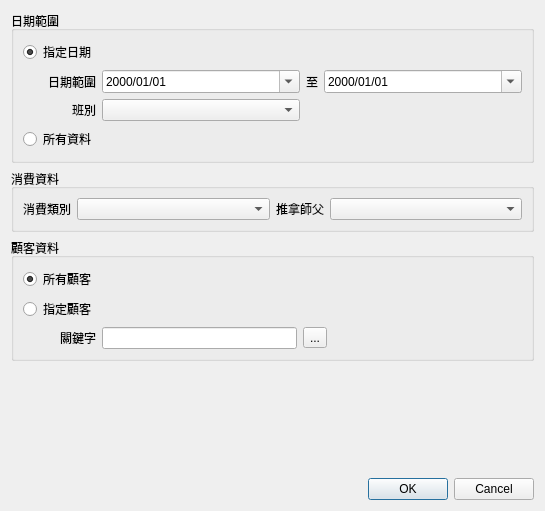
<?xml version="1.0" encoding="UTF-8"?>
<ui version="4.0">
 <class>Dialog_massage_case_list</class>
 <widget class="QDialog" name="Dialog_massage_case_list">
  <property name="windowModality">
   <enum>Qt::NonModal</enum>
  </property>
  <property name="geometry">
   <rect>
    <x>0</x>
    <y>0</y>
    <width>545</width>
    <height>511</height>
   </rect>
  </property>
  <property name="sizePolicy">
   <sizepolicy hsizetype="Preferred" vsizetype="Preferred">
    <horstretch>0</horstretch>
    <verstretch>0</verstretch>
   </sizepolicy>
  </property>
  <property name="windowTitle">
   <string>養生館消費資料查詢</string>
  </property>
  <property name="modal">
   <bool>false</bool>
  </property>
  <layout class="QVBoxLayout" name="verticalLayout">
   <item>
    <widget class="QGroupBox" name="groupBox">
     <property name="title">
      <string>日期範圍</string>
     </property>
     <property name="flat">
      <bool>true</bool>
     </property>
     <layout class="QGridLayout" name="gridLayout">
      <item row="0" column="0">
       <widget class="QRadioButton" name="radioButton_range_date">
        <property name="text">
         <string>指定日期</string>
        </property>
        <property name="checked">
         <bool>true</bool>
        </property>
       </widget>
      </item>
      <item row="1" column="3">
       <widget class="QDateEdit" name="dateEdit_end_date">
        <property name="sizePolicy">
         <sizepolicy hsizetype="Expanding" vsizetype="Fixed">
          <horstretch>0</horstretch>
          <verstretch>0</verstretch>
         </sizepolicy>
        </property>
        <property name="currentSection">
         <enum>QDateTimeEdit::YearSection</enum>
        </property>
        <property name="displayFormat">
         <string>yyyy/MM/dd</string>
        </property>
        <property name="calendarPopup">
         <bool>true</bool>
        </property>
        <property name="currentSectionIndex">
         <number>0</number>
        </property>
       </widget>
      </item>
      <item row="2" column="1">
       <widget class="QComboBox" name="comboBox_period"/>
      </item>
      <item row="1" column="1">
       <widget class="QDateEdit" name="dateEdit_start_date">
        <property name="sizePolicy">
         <sizepolicy hsizetype="Expanding" vsizetype="Fixed">
          <horstretch>0</horstretch>
          <verstretch>0</verstretch>
         </sizepolicy>
        </property>
        <property name="autoFillBackground">
         <bool>false</bool>
        </property>
        <property name="buttonSymbols">
         <enum>QAbstractSpinBox::UpDownArrows</enum>
        </property>
        <property name="showGroupSeparator" stdset="0">
         <bool>false</bool>
        </property>
        <property name="currentSection">
         <enum>QDateTimeEdit::YearSection</enum>
        </property>
        <property name="displayFormat">
         <string>yyyy/MM/dd</string>
        </property>
        <property name="calendarPopup">
         <bool>true</bool>
        </property>
        <property name="currentSectionIndex">
         <number>0</number>
        </property>
       </widget>
      </item>
      <item row="2" column="0">
       <widget class="QLabel" name="label_period">
        <property name="text">
         <string>班別</string>
        </property>
        <property name="alignment">
         <set>Qt::AlignRight|Qt::AlignTrailing|Qt::AlignVCenter</set>
        </property>
       </widget>
      </item>
      <item row="1" column="2">
       <widget class="QLabel" name="label_between">
        <property name="text">
         <string>至</string>
        </property>
        <property name="alignment">
         <set>Qt::AlignCenter</set>
        </property>
       </widget>
      </item>
      <item row="3" column="0">
       <widget class="QRadioButton" name="radioButton_all_date">
        <property name="text">
         <string>所有資料</string>
        </property>
       </widget>
      </item>
      <item row="1" column="0">
       <widget class="QLabel" name="label_date">
        <property name="text">
         <string>日期範圍</string>
        </property>
        <property name="alignment">
         <set>Qt::AlignRight|Qt::AlignTrailing|Qt::AlignVCenter</set>
        </property>
       </widget>
      </item>
     </layout>
    </widget>
   </item>
   <item>
    <widget class="QGroupBox" name="groupBox_2">
     <property name="title">
      <string>消費資料</string>
     </property>
     <property name="flat">
      <bool>true</bool>
     </property>
     <layout class="QGridLayout" name="gridLayout_2">
      <item row="0" column="3">
       <widget class="QComboBox" name="comboBox_massager">
        <property name="sizePolicy">
         <sizepolicy hsizetype="Expanding" vsizetype="Fixed">
          <horstretch>0</horstretch>
          <verstretch>0</verstretch>
         </sizepolicy>
        </property>
       </widget>
      </item>
      <item row="0" column="0">
       <widget class="QLabel" name="label_4">
        <property name="text">
         <string>消費類別</string>
        </property>
       </widget>
      </item>
      <item row="0" column="2">
       <widget class="QLabel" name="label_5">
        <property name="text">
         <string>推拿師父</string>
        </property>
       </widget>
      </item>
      <item row="0" column="1">
       <widget class="QComboBox" name="comboBox_treat_type">
        <property name="sizePolicy">
         <sizepolicy hsizetype="Expanding" vsizetype="Fixed">
          <horstretch>0</horstretch>
          <verstretch>0</verstretch>
         </sizepolicy>
        </property>
       </widget>
      </item>
     </layout>
    </widget>
   </item>
   <item>
    <widget class="QGroupBox" name="groupBox_3">
     <property name="title">
      <string>顧客資料</string>
     </property>
     <property name="flat">
      <bool>true</bool>
     </property>
     <layout class="QGridLayout" name="gridLayout_3">
      <item row="2" column="4">
       <spacer name="horizontalSpacer">
        <property name="orientation">
         <enum>Qt::Horizontal</enum>
        </property>
        <property name="sizeHint" stdset="0">
         <size>
          <width>40</width>
          <height>20</height>
         </size>
        </property>
       </spacer>
      </item>
      <item row="2" column="3">
       <widget class="QToolButton" name="toolButton_select_patient">
        <property name="toolTip">
         <string>病患資料進階查詢</string>
        </property>
        <property name="text">
         <string>...</string>
        </property>
        <property name="icon">
         <iconset>
          <normaloff>../icons/edit-find.png</normaloff>../icons/edit-find.png</iconset>
        </property>
       </widget>
      </item>
      <item row="2" column="2">
       <widget class="QLineEdit" name="lineEdit_massage_customer_key">
        <property name="toolTip">
         <string>&lt;html&gt;&lt;head/&gt;&lt;body&gt;&lt;p&gt;關鍵字可輸入&lt;/p&gt;&lt;p&gt;1. 數字 (系統號)&lt;/p&gt;&lt;p&gt;2. 生日年, 列如 1980.&lt;/p&gt;&lt;p&gt;3. 出生年月, 例如  1980.01&lt;/p&gt;&lt;p&gt;4 出生年月日 例如 1980.01.01&lt;/p&gt;&lt;p&gt;5. 電話或行動電話&lt;/p&gt;&lt;p&gt;6. 身份證&lt;/p&gt;&lt;p&gt;7. 地址&lt;/p&gt;&lt;/body&gt;&lt;/html&gt;</string>
        </property>
       </widget>
      </item>
      <item row="0" column="0">
       <widget class="QRadioButton" name="radioButton_all_massage_customer">
        <property name="text">
         <string>所有顧客</string>
        </property>
        <property name="checked">
         <bool>true</bool>
        </property>
       </widget>
      </item>
      <item row="1" column="0">
       <widget class="QRadioButton" name="radioButton_assigned_massage_customer">
        <property name="text">
         <string>指定顧客</string>
        </property>
       </widget>
      </item>
      <item row="2" column="0">
       <widget class="QLabel" name="label_massage_customer_key">
        <property name="text">
         <string>關鍵字</string>
        </property>
        <property name="alignment">
         <set>Qt::AlignRight|Qt::AlignTrailing|Qt::AlignVCenter</set>
        </property>
       </widget>
      </item>
     </layout>
    </widget>
   </item>
   <item>
    <spacer name="verticalSpacer">
     <property name="orientation">
      <enum>Qt::Vertical</enum>
     </property>
     <property name="sizeHint" stdset="0">
      <size>
       <width>20</width>
       <height>40</height>
      </size>
     </property>
    </spacer>
   </item>
   <item>
    <widget class="QDialogButtonBox" name="buttonBox">
     <property name="orientation">
      <enum>Qt::Horizontal</enum>
     </property>
     <property name="standardButtons">
      <set>QDialogButtonBox::Cancel|QDialogButtonBox::Ok</set>
     </property>
     <property name="centerButtons">
      <bool>false</bool>
     </property>
    </widget>
   </item>
  </layout>
 </widget>
 <tabstops>
  <tabstop>dateEdit_start_date</tabstop>
  <tabstop>dateEdit_end_date</tabstop>
  <tabstop>comboBox_period</tabstop>
  <tabstop>comboBox_treat_type</tabstop>
  <tabstop>comboBox_massager</tabstop>
  <tabstop>radioButton_all_massage_customer</tabstop>
  <tabstop>radioButton_assigned_massage_customer</tabstop>
  <tabstop>lineEdit_massage_customer_key</tabstop>
  <tabstop>toolButton_select_patient</tabstop>
 </tabstops>
 <resources/>
 <connections>
  <connection>
   <sender>buttonBox</sender>
   <signal>accepted()</signal>
   <receiver>Dialog_massage_case_list</receiver>
   <slot>accept()</slot>
   <hints>
    <hint type="sourcelabel">
     <x>248</x>
     <y>254</y>
    </hint>
    <hint type="destinationlabel">
     <x>157</x>
     <y>274</y>
    </hint>
   </hints>
  </connection>
  <connection>
   <sender>buttonBox</sender>
   <signal>rejected()</signal>
   <receiver>Dialog_massage_case_list</receiver>
   <slot>reject()</slot>
   <hints>
    <hint type="sourcelabel">
     <x>316</x>
     <y>260</y>
    </hint>
    <hint type="destinationlabel">
     <x>286</x>
     <y>274</y>
    </hint>
   </hints>
  </connection>
 </connections>
</ui>
